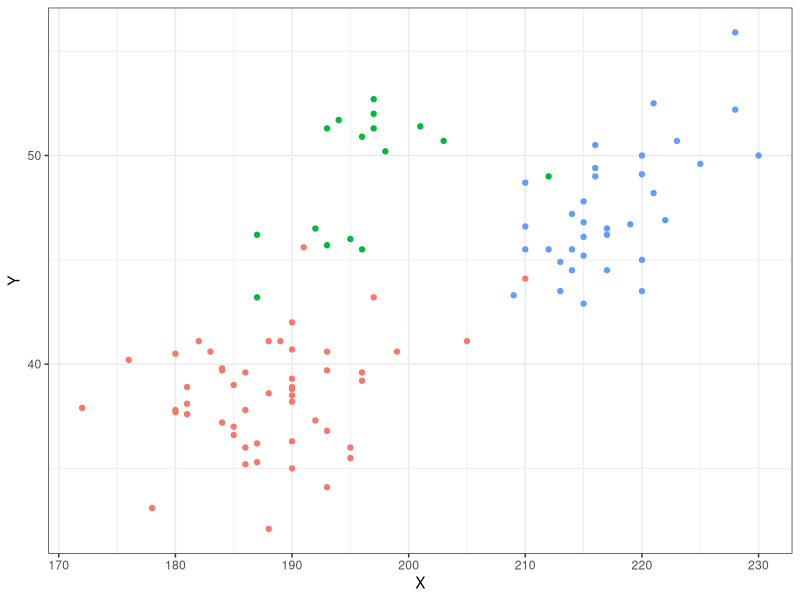

Here is the R script that generated this plot:
## ---- chunk 1
library(magrittr)
library(tidyverse)
library(palmerpenguins)

penguins %>% sample_n(100) %>%  
  ggplot(aes(x = flipper_length_mm, y = bill_length_mm, color = species)) +
  geom_point() +
  xlab("X") + ylab("Y") +
  guides(color = FALSE) +
  theme_bw()

